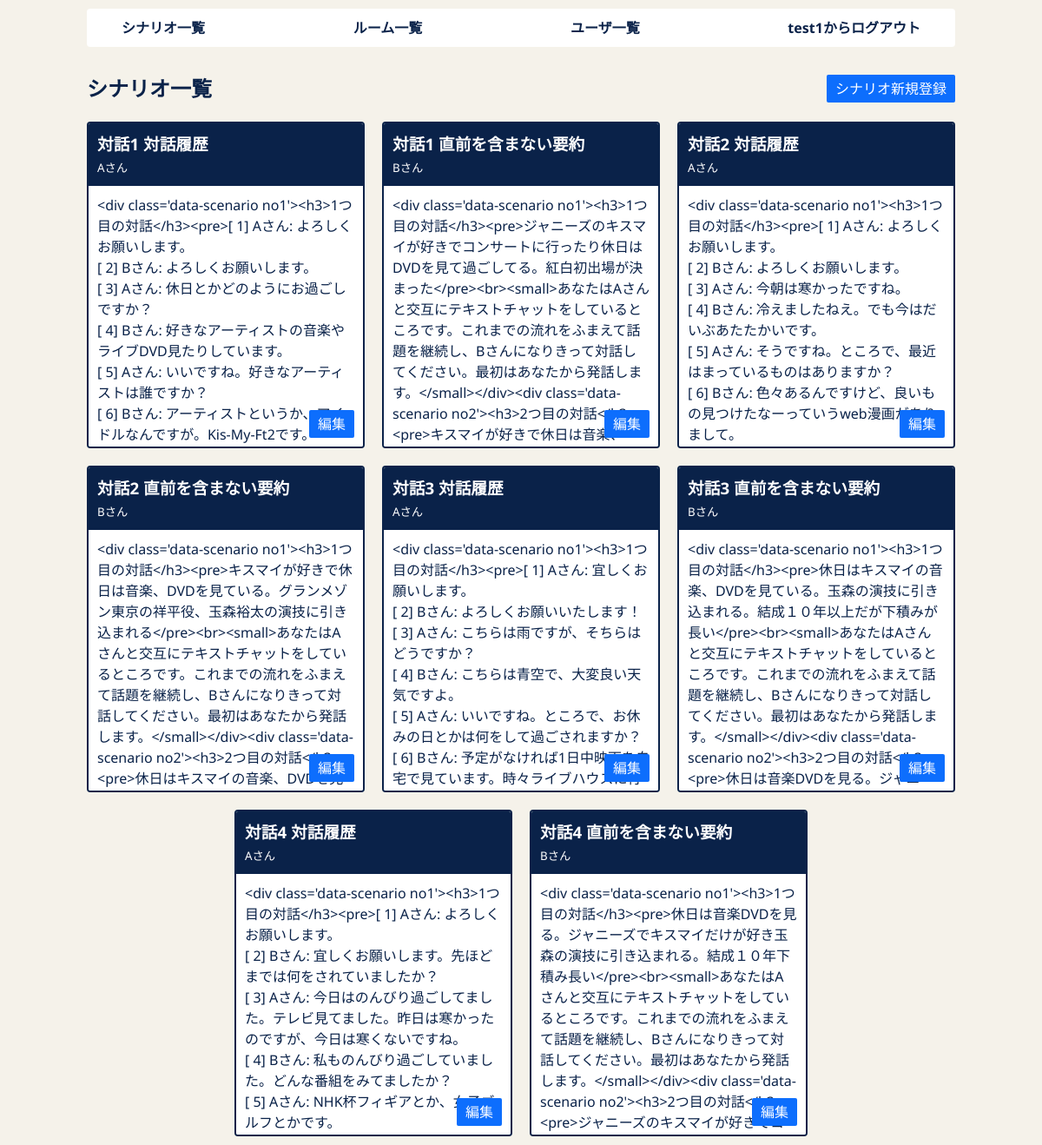
Page /scenarios/ (signed in) on the earlier database version.
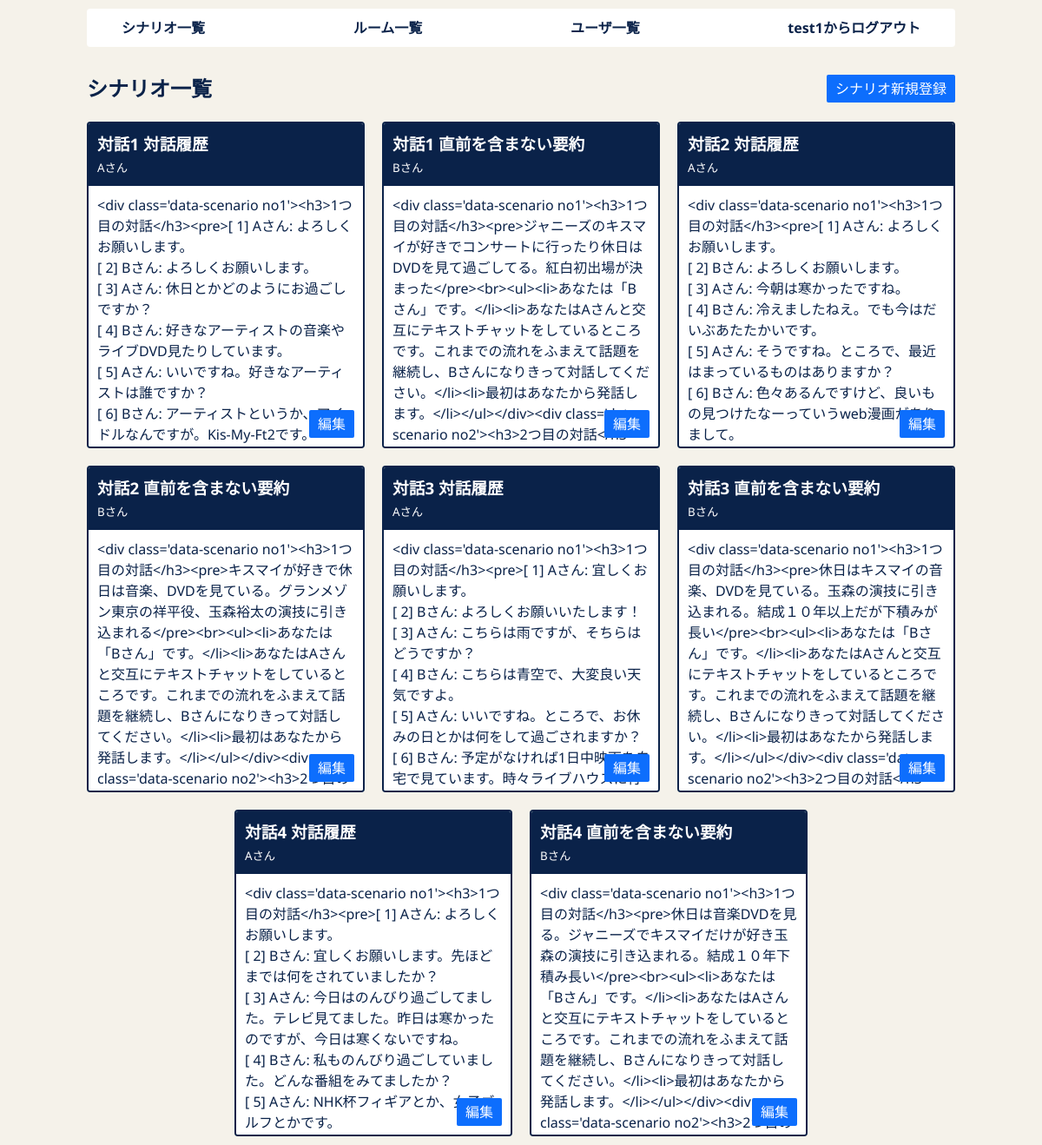
Same page on the later database version.
### flaskr/models/scenario.py (models this page shows, shortened)
class Scenario(db.Model):
    __tablename__ = "scenarios"
    id          = db.Column("id",          db.Integer,      primary_key=True)
    title       = db.Column("title",       db.String(100),  nullable=False,   unique=True)
    text        = db.Column("text",        db.String(5000), nullable=False)
    displayname = db.Column("displayname", db.String(100))

### flaskr/views/scenarios.py (the view)
@bp.route("/")
@admin_required
def index():
    scenarios = Scenario.query.all()
    return render_template("scenarios/index.html", scenarios=scenarios)

### flaskr/models/user.py (called while the page is built)
    def is_admin(self):
        return self.role == Role.ADMIN

### flaskr/views/__init__.py (called while the page is built)
def admin_required(f):
    @wraps(f)
    def decorated_view(*args, **kwargs):
        if g.user is None:
            return redirect(url_for("auth.login", next=request.path))
        if not g.user.is_admin():
            return redirect(url_for("index.root"))
        return f(*args, **kwargs)
    return decorated_view

def load_user():
    user_id = session.get("user_id")
    if user_id is None:
        g.user = None
    else:
        g.user = User.query.get(user_id)

### flaskr/templates/scenarios/index.html
{% extends "layout.html" %}
{% block body %}
  <header class="page_header css-flex css-spacebetween">
    <h1>シナリオ一覧</h1>
    {% if g.user.is_admin() %}
      <a href="{{ url_for('scenarios.create') }}" class="button">シナリオ新規登録</a>
    {% endif %}
  </header>
  <ol class="card_showcase css-reset-list">
    {% for scenario in scenarios %}
      <li class="card scenario">
        {% if g.user.is_admin() %}
          <a href="{{ url_for('scenarios.edit', scenario_id=scenario.id) }}" class="css-reset-a">
        {% endif %}
            <header class="header">
              <h3>{{ scenario.title }}</h3>
              {% if scenario.displayname %}
                <small>{{ scenario.displayname }}</small>
              {% endif %}
            </header>
        {% if g.user.is_admin() %}
          </a>
        {% endif %}
        <div class="body">
          <pre>{{ scenario.text }}</pre>
        </div>
        {% if g.user.is_admin() %}
          <a href="{{ url_for('scenarios.edit', scenario_id=scenario.id) }}" class="button">編集</a>
        {% endif %}
      </li>
    {% else %}
      <li>シナリオがありません。</li>
    {% endfor %}
  </ol>
{% endblock %}

Differences in the rows shown:
changed Scenario "対話1 直前を含まない要約": text "<div class='data-scenario no1'><h3>1つ目の対話</h3><pre>ジャニーズのキスマイが好きでコンサートに行ったり休日はDVDを見て過ごしてる。紅白初出場が決まった</pre><br><small>あなたはAさんと交互にテキストチャットをしているところです。これまでの流れをふまえて話題を継続し、Bさんになりきって対話してください。最初はあなたから発話します。</small></div><div class='data-scenario…" → "<div class='data-scenario no1'><h3>1つ目の対話</h3><pre>ジャニーズのキスマイが好きでコンサートに行ったり休日はDVDを見て過ごしてる。紅白初出場が決まった</pre><br><ul><li>あなたは「Bさん」です。</li><li>あなたはAさんと交互にテキストチャットをしているところです。これまでの流れをふまえて話題を継続し、Bさんになりきって対話してください。</li><li>最初はあなたから発話します。</li></ul></div><div class='data-scenario…"
changed Scenario "対話2 直前を含まない要約": text "<div class='data-scenario no1'><h3>1つ目の対話</h3><pre>キスマイが好きで休日は音楽、DVDを見ている。グランメゾン東京の祥平役、玉森裕太の演技に引き込まれる</pre><br><small>あなたはAさんと交互にテキストチャットをしているところです。これまでの流れをふまえて話題を継続し、Bさんになりきって対話してください。最初はあなたから発話します。</small></div><div class='data-scenario…" → "<div class='data-scenario no1'><h3>1つ目の対話</h3><pre>キスマイが好きで休日は音楽、DVDを見ている。グランメゾン東京の祥平役、玉森裕太の演技に引き込まれる</pre><br><ul><li>あなたは「Bさん」です。</li><li>あなたはAさんと交互にテキストチャットをしているところです。これまでの流れをふまえて話題を継続し、Bさんになりきって対話してください。</li><li>最初はあなたから発話します。</li></ul></div><div class='data-scenario…"
changed Scenario "対話3 直前を含まない要約": text "<div class='data-scenario no1'><h3>1つ目の対話</h3><pre>休日はキスマイの音楽、DVDを見ている。玉森の演技に引き込まれる。結成１０年以上だが下積みが長い</pre><br><small>あなたはAさんと交互にテキストチャットをしているところです。これまでの流れをふまえて話題を継続し、Bさんになりきって対話してください。最初はあなたから発話します。</small></div><div class='data-scenario…" → "<div class='data-scenario no1'><h3>1つ目の対話</h3><pre>休日はキスマイの音楽、DVDを見ている。玉森の演技に引き込まれる。結成１０年以上だが下積みが長い</pre><br><ul><li>あなたは「Bさん」です。</li><li>あなたはAさんと交互にテキストチャットをしているところです。これまでの流れをふまえて話題を継続し、Bさんになりきって対話してください。</li><li>最初はあなたから発話します。</li></ul></div><div class='data-scenario…"
changed Scenario "対話4 直前を含まない要約": text "<div class='data-scenario no1'><h3>1つ目の対話</h3><pre>休日は音楽DVDを見る。ジャニーズでキスマイだけが好き玉森の演技に引き込まれる。結成１０年下積み長い</pre><br><small>あなたはAさんと交互にテキストチャットをしているところです。これまでの流れをふまえて話題を継続し、Bさんになりきって対話してください。最初はあなたから発話します。</small></div><div class='data-scenario…" → "<div class='data-scenario no1'><h3>1つ目の対話</h3><pre>休日は音楽DVDを見る。ジャニーズでキスマイだけが好き玉森の演技に引き込まれる。結成１０年下積み長い</pre><br><ul><li>あなたは「Bさん」です。</li><li>あなたはAさんと交互にテキストチャットをしているところです。これまでの流れをふまえて話題を継続し、Bさんになりきって対話してください。</li><li>最初はあなたから発話します。</li></ul></div><div class='data-scenario…"
